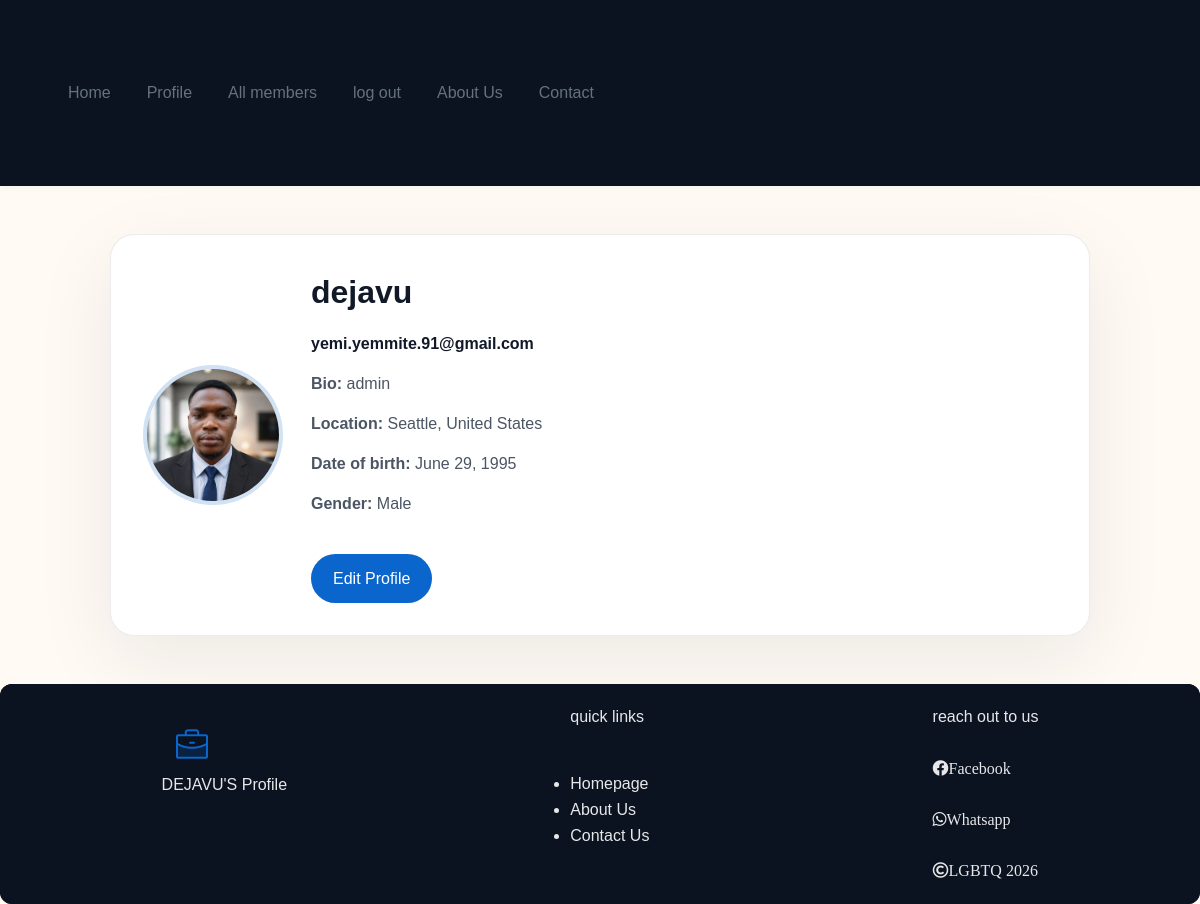
/profile/ (signed in), run on the app's committed database.
### user/models.py (models this page shows, shortened)
class UserProfile(models.Model):
    user = models.OneToOneField(User, on_delete=models.CASCADE)
    profile_picture = models.ImageField(default='default.jpg', upload_to='profiles/', blank=True, null=True)
    bio = models.TextField(blank=True, null=True)
    location = models.CharField(max_length=120, blank=True, null=True)
    date_of_birth = models.DateField(blank=True, null=True)
    gender = models.CharField(max_length=24, choices=GENDER_CHOICES, blank=True, null=True)

### user/views.py (the view)
# urls.py: path('profile/', profile, name='profile'),
@login_required
def profile(request):
    profile, _ = UserProfile.objects.get_or_create(user=request.user)
    return render(request, 'user_profile.html', {'profile': profile})

### user/templates/user_profile.html (shortened to what this page needs)
{% extends "base.html" %} {% load static %}  {% block main %}
<div class="content-section">
  <div class="media">
    {% if profile.profile_picture %}
    <img
      class="rounded-circle account-img"
      src="{{ profile.profile_picture.url }}"
      alt="{{ request.user.username }} profile picture"
    />
    {% else %}
    <img
      class="rounded-circle account-img"
      src="{% static 'default.jpg' %}"
      alt="default profile picture"
    />
    {% endif %}
    <div class="media-body">
      <h2>{{ request.user.username }}</h2>
      <p class="profile-email">{{ request.user.email }}</p>
      <p class="profile-field">
        <strong>Bio:</strong> {{ profile.bio|default:'No profile bio yet.' }}
      </p>
      <p class="profile-field">
        <strong>Location:</strong> {{ profile.location|default:'Not set' }}
      </p>
      <p class="profile-field">
        <strong>Date of birth:</strong>
        {{ profile.date_of_birth|date:'F j, Y'|default:'Not set' }}
      </p>
      <p class="profile-field">
        <strong>Gender:</strong> {{ profile.get_gender_display }}
        <br />
      </p>
      <div class="profile-actions">
        <a class="btn-primary" href="{% url 'edit_profile' %}">Edit Profile</a>
      </div>
    </div>
  </div>
</div>
{% endblock %}

### user/templates/footer.html
   {% load static %}
   <footer>
        <footer>
        <div class="simple">
            <div class="simple1">
                 <img src="{% static 'assets/briefcase-duotone 1.png' %}" alt="briefcase">
            <p><span class="userN">{{ request.user.username }}'s</span> Profile</p>
            </div>
          <div class="simple2">
      <p>quick links</p>
<ul>
        <li><a href="{% url 'home' %}">Homepage</a></li>
        <li><a href="{% url 'about' %}">about us</a></li>
        <li><a href="{% url 'contact' %}">contact us</a></li>
       </ul>
            </div
        </div>
        <div class="simple3">
            <p>reach out to us</p><br>
            <i class="fab fa-facebook"  ><a href="https://facebook.com" target="_blank">Facebook</a></i><br><br>
            <i class="fab fa-whatsapp"><a href="https://wa.link/ggg3jz">Whatsapp</a></i><br><br>
            <i class="far fa-copyright">LGBTQ 2026</i>
        </div>
    </footer>
    </footer>

### static/user/css/style.css (style rules this page uses)
* { margin: 0; padding: 0; box-sizing: border-box; }
:root { --bg:#f5f7fb; --card:#ffffff; --muted:#6b7280; --accent:#0a65cc; --accent-strong:#0849a1; --radius:12px; }
body { background-color: var(--bg); font-family: 'Inter', system-ui, -apple-system, 'Segoe UI', Roboto, 'Helvetica Neue', Arial; color: #111827; -webkit-font-smoothing:antialiased; -moz-osx-font-smoothing:grayscale; }
.userN { text-transform: uppercase; }
footer { background-color: #0b1220; color: rgba(255,255,255,0.9); bottom: 0; border-radius: 12px; }
.simple { display:flex; padding:20px; justify-content:space-around; margin-top:30px }
.simple2 { display:grid; row-gap:6px }
.simple a { text-decoration:none; text-transform:capitalize; color:rgba(255,255,255,0.9) }
.simple1 img { padding-left:10px; padding-top:20px }
:root { --ink: #18303f; --muted: #65727c; --paper: #fffaf4; --surface: #ffffff; --teal: #1b7f7a; --shadow: 0 22px 60px rgba(22, 48, 63, 0.12); }
* { box-sizing: border-box; }
body { margin: 0; color: var(--ink); background: var(--paper); font-family: Arial, Helvetica, sans-serif; line-height: 1.6; }
a { color: inherit; text-decoration: none; }
.content-section { max-width: 980px; margin: 48px auto; padding: 32px; background: #ffffff; border: 1px solid rgba(15, 23, 42, 0.08); border-radius: 24px; box-shadow: 0 24px 80px rgba(15, 23, 42, 0.08); }
.media { display: flex; align-items: center; gap: 28px; flex-wrap: wrap; }
.account-img { width: 140px; height: 140px; object-fit: cover; border-radius: 9999px; border: 4px solid rgba(10, 101, 204, 0.16); background: #f8fafc; }
.media-body { display: flex; flex-direction: column; gap: 12px; }
.media-body h2 { margin: 0; font-size: 2rem; color: #111827; }
.profile-email { margin-top: 6px; color: #6b7280; }
.profile-field { margin: 12px 0; color: #4b5563; }
.profile-actions { margin-top: 24px; }
.profile-actions .btn-primary { display: inline-block; padding: 12px 22px; background: #0a65cc; color: white; border-radius: 999px; text-decoration: none; }
.btn-primary { display: inline-block; padding: 12px 22px; background: #0a65cc; color: white; border: none; border-radius: 999px; cursor: pointer; }
.media-body p { margin: 0; color: #4b5563; line-height: 1.75; }
.media-body p:first-of-type { color: #111827; font-weight: 600; }

### data on the page
UserProfile: profile_picture (picture), bio "admin", location "Seattle, United States", date_of_birth "June 29, 1995", gender "Male"

### other printed values
{{ request.user.username }} "dejavu"
{{ request.user.email }} "yemi.yemmite.91@gmail.com"
{{ request.user.username }} "DEJAVU"
